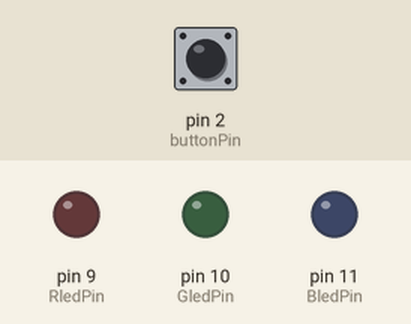
A sketch run on a simulated Arduino Uno, built with avr-gcc and run on an emulated ATmega328P. Shown: output pins drawn as LEDs (lit = HIGH). Dashed ring = blinking. The test bench sets the inputs (shaded band); at power-on: pin 2 (buttonPin) LOW.

Above: at 1.2 s.
1.3 s: pin 2 (buttonPin) pulled HIGH for 3.2 s
At 4.9 s:
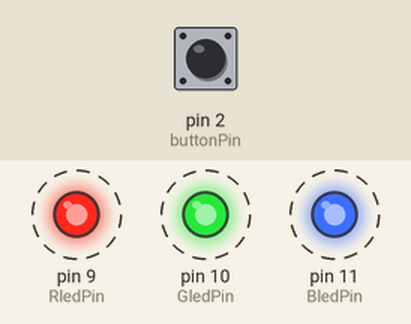
7.5 s: pin 2 (buttonPin) pulled HIGH for 0.15 s
At 8.4 s:
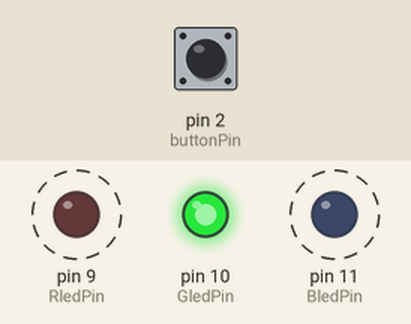
10.6 s: pin 2 (buttonPin) pulled HIGH for 1 s
At 12.4 s:
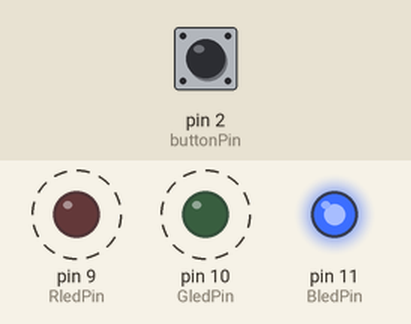
14.6 s: pin 2 (buttonPin) pulled HIGH for 0.15 s
At 15.4 s:
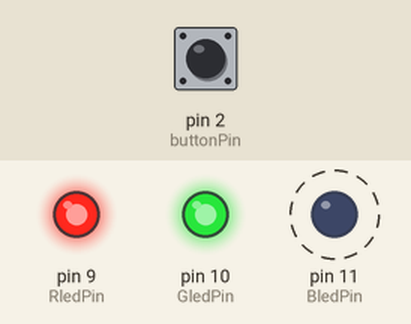
17.7 s: pin 2 (buttonPin) pulled HIGH for 0.15 s
At 18.4 s:
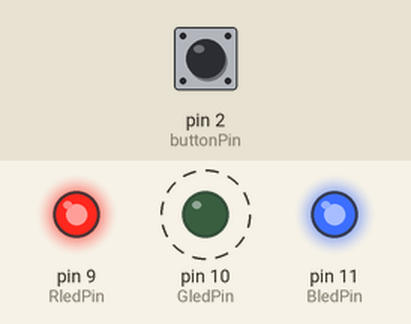
20.8 s: pin 2 (buttonPin) pulled HIGH for 1 s
At 22.4 s:
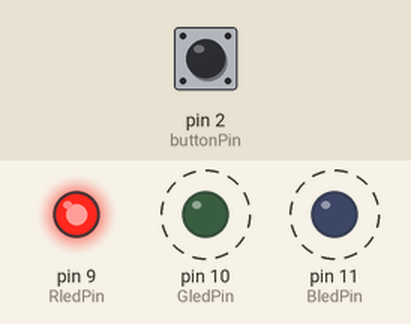
Timing chart, 0 to 25.8 s (numbered marks = the images above; inputs shaded):
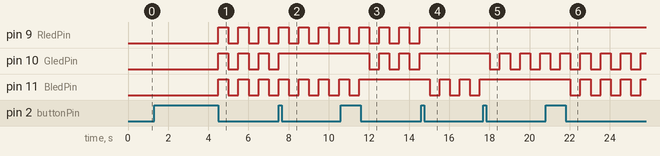

Measured:
- after the input at 1.3 s, pin 9 (RledPin), pin 10 (GledPin), pin 11 (BledPin): alternates HIGH for 0.50 s and LOW for 0.50 s, starting after 3.2 s
- after the input at 7.5 s, pin 10 (GledPin): goes on until 7.5 s, then stays HIGH
- after the input at 10.6 s, pin 10 (GledPin): alternates HIGH for 0.50 s and LOW for 0.50 s, starting after 1.4 s; pin 11 (BledPin): goes on until 11.5 s, then stays HIGH
- after the input at 14.6 s, pin 9 (RledPin), pin 10 (GledPin): stops changing and stays HIGH; pin 11 (BledPin): alternates HIGH for 0.50 s and LOW for 0.50 s, starting after 0.42 s
- after the input at 17.7 s, pin 10 (GledPin): alternates HIGH for 0.50 s and LOW for 0.50 s, starting after 0.33 s; pin 11 (BledPin): stops changing and stays HIGH
- after the input at 20.8 s, pin 11 (BledPin): alternates HIGH for 0.50 s and LOW for 0.50 s, starting after 1.2 s

The sketch:

Step4.ino
```cpp
const int buttonPin = 2;

const int RledPin = 9;
const int GledPin = 10;
const int BledPin = 11;

int buttonState = 0;
bool buttonPressed = false;
unsigned long pressingTime = 0;
const int longPressInterval = 2000;

int lightNum= 0;

int RLightColor = 0;
int GLightColor = 0;
int BLightColor = 0;
int RCurrentColor =0;
int GCurrentColor = 0;
int BCurrentColor = 0;

int currentMode = 0;
unsigned long blinkTimer = 0;
const int blinkInterval = 500;
bool blinkOn= true;

void setup() {
  pinMode(buttonPin, INPUT);
  pinMode(RledPin, OUTPUT);
  pinMode(GledPin, OUTPUT);
  pinMode(BledPin, OUTPUT);
  Serial.begin(9600);
}

void setRGBLEDColor(int r, int g, int b) {
  analogWrite(RledPin, r);
  analogWrite(GledPin, g);
  analogWrite(BledPin, b);
}

void loop()
{
  checkButton();
  updateLEDColor();
  //setRGBLEDColor(RLightColor, GLightColor, BLightColor);
  setRGBLEDColor(RCurrentColor, GCurrentColor, BCurrentColor);
}

void changeLEDColor() {
  lightNum = (lightNum + 1) % 5;

  switch (lightNum) {
    case 0:
      RLightColor = 255; GLightColor = 0; BLightColor = 0; // Red
      break;
    case 1:
      RLightColor = 0; GLightColor = 255; BLightColor = 0; // Green
      break;
    case 2:
      RLightColor = 0; GLightColor = 0; BLightColor = 255; // Blue
      break;
    case 3:
      RLightColor = 255; GLightColor = 255; BLightColor = 0; // Yellow
      break;
    case 4:
      RLightColor = 255; GLightColor = 0; BLightColor = 255; // Magenta
      break;
  }
}

void checkButton(){
  // put your main code here, to run repeatedly:
  buttonState = digitalRead(buttonPin);

  if(buttonState == HIGH && !buttonPressed){
    pressingTime = millis();
    buttonPressed = true;
  }
  if(buttonState == LOW && buttonPressed){
    unsigned long currentTime = millis();
    if(currentTime - pressingTime < longPressInterval){
      changeLEDColor();
      //Serial.println("short click");
    }
    else{
      changeMode();
      //Serial.println("long press");
    }
    buttonPressed = false;
  }
}

void changeMode(){
  currentMode = currentMode + 1;
  if(currentMode>= 3){
    currentMode = 0;
  }
  if(currentMode == 1){
    blinkTimer = 0;
    blinkOn = true;
  }
}

void updateLEDColor(){
  //  lightNum = lightNum + 1;
  // if(lightNum >= 5)
    // lightNum = 0;

  if(currentMode ==0){

    RCurrentColor = 0;
    GCurrentColor = 0;
    BCurrentColor = 0;
   }

    else if(currentMode ==1){

      unsigned long currentTime = millis();
      if(currentTime- blinkTimer > blinkInterval){
      blinkOn = !blinkOn;
      blinkTimer = currentTime;
      }

     if(blinkOn){

     RCurrentColor = RLightColor;
     GCurrentColor = GLightColor;
     BCurrentColor = BLightColor;
    }
     else{

     RCurrentColor = 255;
     GCurrentColor = 255;
     BCurrentColor = 255;
    }
  }
  else if (currentMode == 2){

    // RCurrentColor = RLightColor;
    // GCurrentColor = GLightColor;
    // BCurrentColor = BLightColor;
    // RLightColor = 0;
    // GLightColor = 0;
    // BLightColor = 255;
  }
}
```
